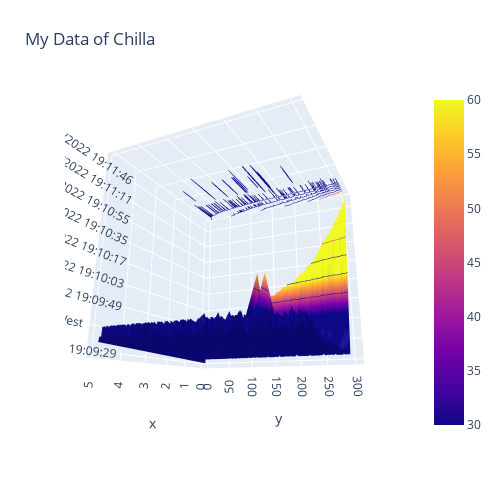

Notebook source saved alongside this figure:
### Markdown cell above
# -No. 03

### Code cell
import plotly.graph_objects as go

import pandas as pd

z_data = pd.read_csv('data_chilla.csv')

fig = go.Figure(data=[go.Surface(z=z_data.values)])
fig.update_traces(contours_z=dict(show=True, usecolormap=True,
                                  highlightcolor="limegreen", project_z=True))
fig.update_layout(title='My Data of Chilla', autosize=False,
                  scene_camera_eye=dict(x=1.87, y=0.88, z=-0.64),
                  width=500, height=500,
                  margin=dict(l=65, r=50, b=65, t=90)
)

fig.show()

### Figure 1 — Plotly figure (JSON) as saved in the notebook; plotly's stock layout.template omitted (floating-point values rounded to 4 significant figures; data arrays with more than 128 entries replaced by an {"elided": "..."} marker saying what was removed)
{"data": [{"contours": {"z": {"highlightcolor": "limegreen", "project": {"z": true}, "show": true, "usecolormap": true}}, "type": "surface", "z": {"elided": "306x6 mixed values"}}], "layout": {"autosize": false, "height": 500, "margin": {"b": 65, "l": 65, "r": 50, "t": 90}, "scene": {"camera": {"eye": {"x": 1.87, "y": 0.88, "z": -0.64}}}, "title": {"text": "My Data of Chilla"}, "width": 500}}
